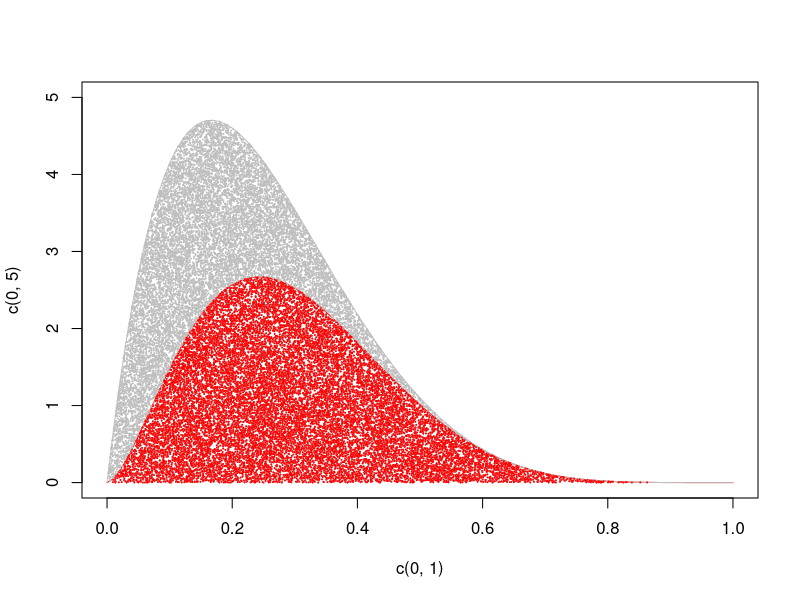
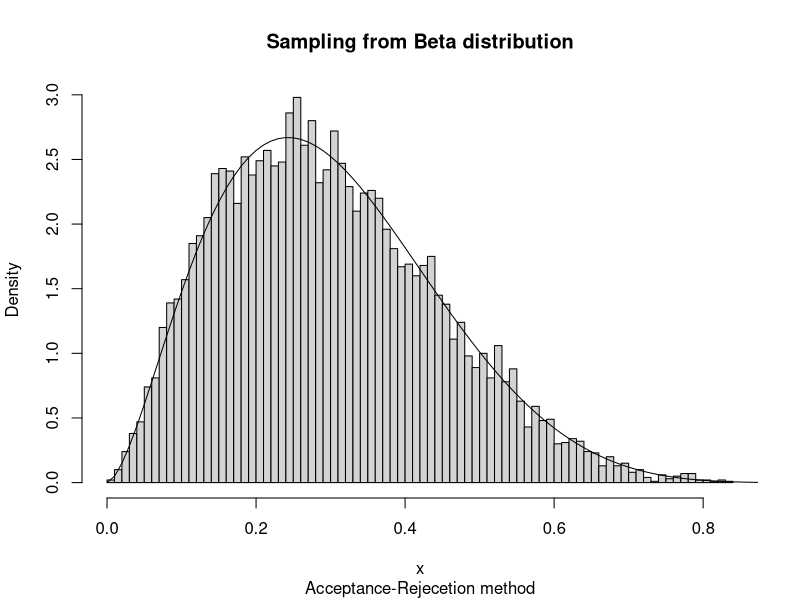

The R source for these figures, in order:
#' 目的分布：Beta 分布
#' 提案分布：Beta 分布
#' 

rm(list=ls())

Example2.8 <- function(a=2.7, b=6.3, a0=2, b0=6, sample.size=10000){
  # let g be proposal density, and f be target density
  f <- function(x){dbeta(x=x, shape1=a, shape2=b)}
  g <- function(x){dbeta(x=x, shape1=a0, shape2=b0)}
  f.over.g <- function(x){
    dbeta(x=x, shape1=a, shape2=b) / dbeta(x=x, shape1=a0, shape2=b0)
  }
  # find maximum point of ratio target density over its proposal
  optimize.obj <- optimize(interval=c(0,1), maximum=T, f=f.over.g)
  M <- optimize.obj$objective
  print("maximum point of f over g")
  print(M)
  # rigorous density plot for scatter plot
  seq.x <- seq(from=0, to=1, by=0.01)
  plot(x=c(0,1), y=c(0,5), type="n")
  lines(x=seq.x, y=f(x=seq.x), col="red")
  lines(x=seq.x, y=M*g(x=seq.x), col="gray")
  
  x <- NULL
  while(length(x) < sample.size){
    candidates <- rbeta(n=sample.size * M, shape1=a0, shape2=b0)
    random.test <- runif(n=sample.size * M, min=0, max=M)
    # fの曲線より下の部分で把握したいので, 
    # U()*g(x)*M < f(x) という判定条件で考える.
    random.test <- random.test * g(candidates)
    idx.accepted <- which(x=(random.test < f(candidates)))
    x <- c(x, candidates[idx.accepted])
    points(x=candidates, y=random.test, cex=0.1, col="gray", pch=20)
    points(x=candidates[idx.accepted], cex=0.1, y=random.test[idx.accepted], col="red", pch=20)
    print("acceptance rate")
    print(length(idx.accepted) / length(candidates))
  }
  x <- x[1:sample.size]
  # histgram
  hist(x=x, breaks=100,freq=F, main="")
  # plot 
  lines(x=seq.x, y=dbeta(x=seq.x, a, b))
  title(main="Sampling from Beta distribution", sub="Acceptance-Rejecetion method")
}

Example2.8(sample.size=10000)